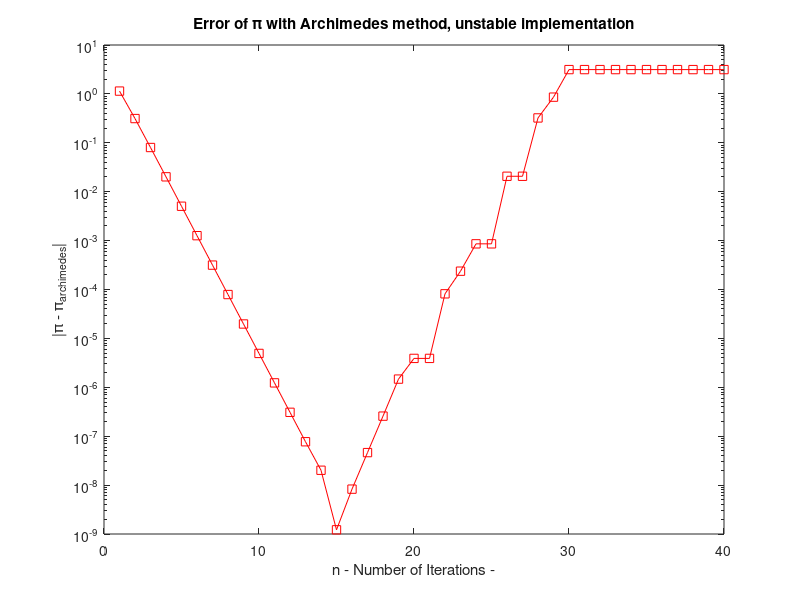
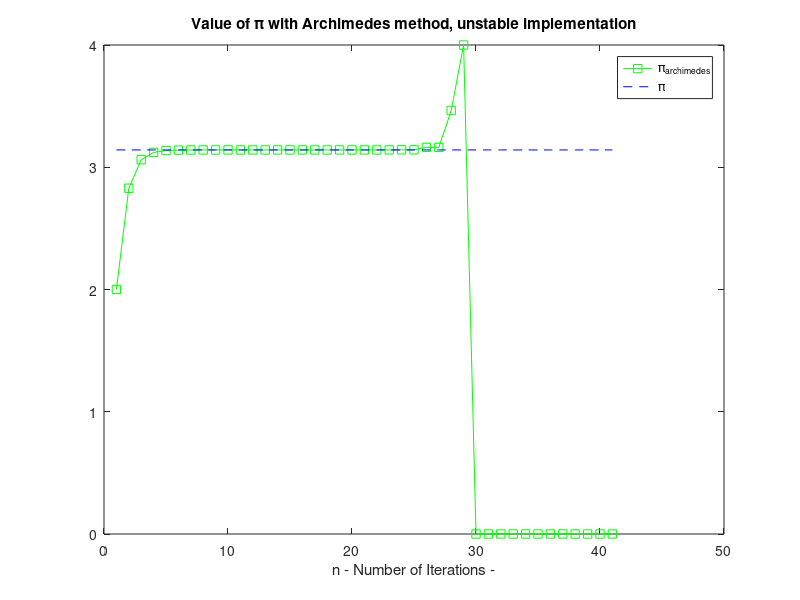

Source code (MATLAB) for these figures, in order: (Note: this script raises an error after producing the figures.)
N = 40; # Number of iterations

Y = zeros(N,1); # yk
Y(1) = 2; # First term of series

E = zeros(N,1); # Error in terms of iteration

for i = 1:N
  sqrt1 = sqrt(1 - ((Y(i)/(2^i))^2)); # This implementation is unstable
  Y(i+1) = (2^i) * sqrt(2*(1-sqrt1));
  E(i) = abs(pi - Y(i));

end

figure();
semilogy(1:N, E, "-sr");
title('Error of \pi with Archimedes method, unstable implementation');
ylabel('|\pi - \pi_{archimedes}|');
xlabel("n - Number of Iterations -");

figure();
plot(1:N+1, Y, "-sg"); hold on
plot(1:N+1, ones(N+1,1)*pi, "--b");
title('Value of \pi with Archimedes method, unstable implementation');
xlabel("n - Number of Iterations -");
legend('\pi_{archimedes}', '\pi');
tight();

